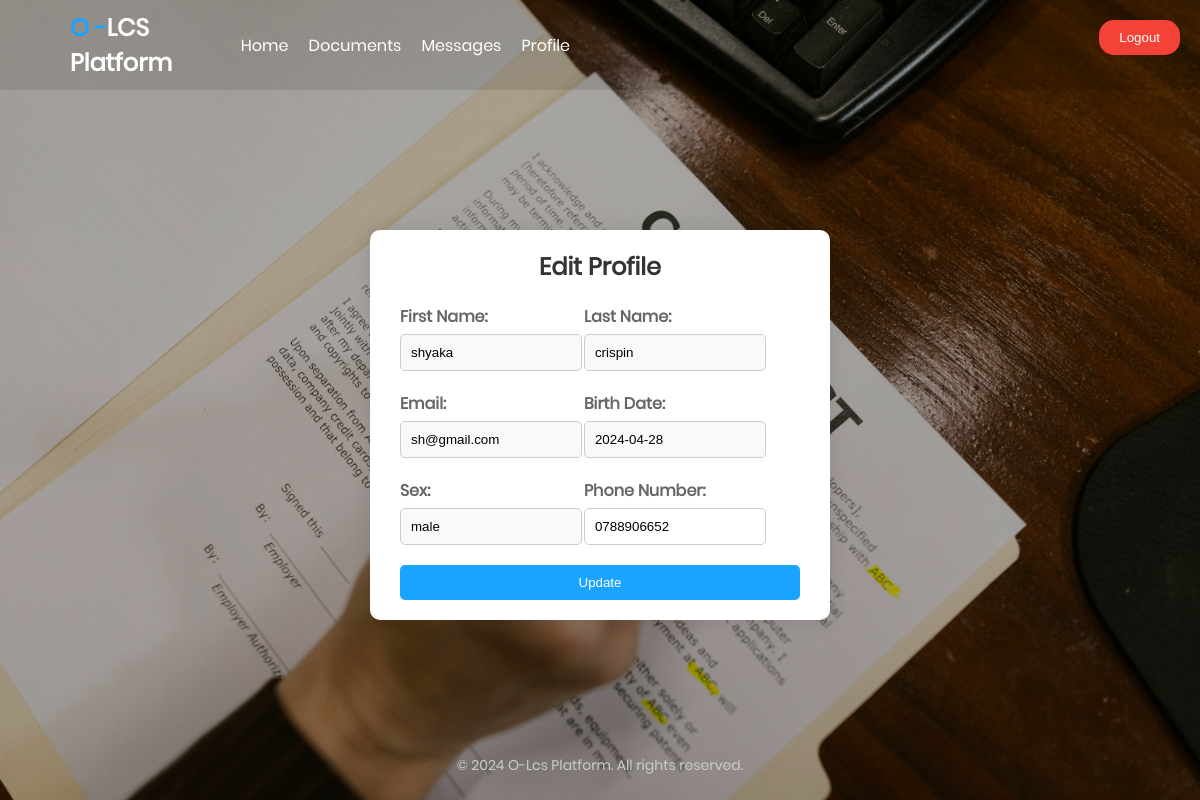
/loggedIN/client/profile.php (signed in), run on the app's committed database.
### tables this page shows
CREATE TABLE `clients` (
  `client_id` int(120) NOT NULL,
  `first_name` varchar(50) NOT NULL,
  `last_name` varchar(50) NOT NULL,
  `birth_date` varchar(40) NOT NULL,
  `sex` enum('male','female') NOT NULL,
  `email` varchar(200) NOT NULL,
  `phone_number` varchar(12) NOT NULL
);

### loggedIN/client/profile-db.php (called while the page is built, shortened)
<?php
include '../../db_conn.php';
if(isset($_SESSION['user_info']['username'])) {
    $username = $_SESSION['user_info']['username'];
    $stmt = $conn->prepare("SELECT referenced_id FROM users WHERE username =?");
    $stmt->bind_param("s", $username);
    $stmt->execute();
    $stmt->bind_result($referenced_id);
    $stmt = $conn->prepare("SELECT * FROM clients WHERE client_id =?");
    $stmt->bind_param("i", $referenced_id);
    $stmt->execute();
    $result = $stmt->get_result();
    $row = $result->fetch_assoc();
    if ($row) {
        $first_name = $row['first_name'];
        $last_name = $row['last_name'];
        $email = $row['email'];
        $birth_date = $row['birth_date'];
        $sex = $row['sex'];
        $phone_number = $row['phone_number'];
    }
} else {
    echo "<script>alert('no session variable')</script>";
}
?>

### loggedIN/client/profile.php (the view, shortened to what this page needs)
<?php
include 'profile-db.php';
?>
<!DOCTYPE html>
<html lang="en">
<head>
    <link rel="stylesheet" href="client.css">
</head>
<body>
    <header>
        <nav>
            <div class="logo">
                <h2><span style="color: #1aa3ff;">O -</span>LCS Platform</h2>
            </div>
            <ul class="nav-links">
                <li><a href="index.php" class="nav-link">Home</a></li>
                <li><a href="documents.php" class="nav-link">Documents</a></li>
                <li><a href="chat.php" class="nav-link">Messages</a></li>
                <li><a href="profile.php" class="nav-link">Profile</a></li>
            </ul>
        </nav>
    </header>
    <div class="form-container">
        <div class="form-box">
            <h2 class="form-title">Edit Profile</h2>
            <form id="profile-form" class="profile-form" action="profile-db.php" method="POST">
                <div class="form-group">
                    <label for="first_name">First Name:</label>
                    <input type="text" id="first_name" name="first_name" value="<?php echo $first_name;?>" readonly>
                </div>
                <div class="form-group">
                    <label for="last_name">Last Name:</label>
                    <input type="text" id="last_name" name="last_name" value="<?php echo $last_name;?>" readonly>
                </div>
                <div class="form-group">
                    <label for="email">Email:</label>
                    <input type="text" id="email" name="email" value="<?php echo $email;?>" readonly>
                </div>
                <div class="form-group">
                    <label for="birth_date">Birth Date:</label>
                    <input type="text" id="birth_date" name="birth_date" value="<?php echo $birth_date;?>" readonly>
                </div>
                <div class="form-group">
                    <label for="sex">Sex:</label>
                    <input type="text" id="sex" name="sex" value="<?php echo $sex;?>" readonly>
                </div>
                <div class="form-group">
                    <label for="phone">Phone Number:</label>
                    <input type="text" id="phone" name="phone" value="<?php echo $phone_number;?>" required>
                </div>
                <button type="submit" class="update-btn">Update</button>
            </form>
        </div>
    </div>
        <button class="logout-btn" onclick="logout()">Logout</button>
    <footer>
        <p class="footer-copyright">&copy; 2024 O-Lcs Platform. All rights reserved.</p>
    </footer>
</body>
</html>

### loggedIN/client/client.css (style rules this page uses)
body { margin: 0; padding: 0; font-family: "Poppins-Regular"; position: relative; background-image: url('../../img/2.jpg'); background-size: cover; }
body::after { content: ''; opacity: 0.5; position: fixed; top: 0; left: 0; bottom: 0; right: 0; z-index: -1; background-color: rgba(0, 0, 0, 0.5); }
header { background-color: rgba(0, 0, 0, 0.1); padding: 10px 0; }
nav { display: flex; justify-content: space-between; align-items: center; padding: 0 50px; }
.logo h2 { color: #fff; margin: 0; }
.logo { margin-left: 20px; }
.nav-links { list-style: none; display: flex; margin-right: 560px; }
.nav-links li { margin-right: 20px; }
.nav-links li a { color: #fff; text-decoration: none; transition: color 0.3s ease; }
.form-container { display: flex; justify-content: center; align-items: center; height: calc(100vh - 150px); }
.form-box { margin-top: 20px; width: 400px; padding-left: 30px; padding-right: 30px; padding-bottom: 20px; background-color: #fff; border-radius: 10px; box-shadow: 0 0 20px rgba(0, 0, 0, 0.1); }
.form-title { text-align: center; margin-bottom: 20px; color: #333; font-size: 24px; }
.form-group { margin-bottom: 20px; display: inline-block; width: 45%; }
.form-group label { display: block; margin-bottom: 5px; color: #666; font-weight: bold; }
.form-group input[type="text"] { width: calc(100% - 20px); padding: 10px; border: 1px solid #ccc; border-radius: 5px; transition: all 0.3s ease; }
.form-group input[type="text"][readonly] { background-color: #f9f9f9; }
.update-btn { width: 100%; padding: 10px; background-color: #1aa3ff; color: #fff; border: none; border-radius: 5px; cursor: pointer; transition: background-color 0.3s ease; }
.logout-btn { position: absolute; top: 20px; right: 20px; background-color: #f44336; color: white; border: none; padding: 10px 20px; cursor: pointer; border-radius: 15px; transition: background-color 0.3s ease; }
footer { color: #fff; text-align: center; position: fixed; bottom: 0; width: 100%; }
.footer-copyright { margin-top: 50px; color: #ccc; font-size: 14px; position: absolute; bottom: 10px; left: 50%; transform: translateX(-50%); }

### data on the page
clients: first_name "shyaka", last_name "crispin", email "sh@gmail.com", birth_date "2024-04-28", sex "male", phone "0788906652"
